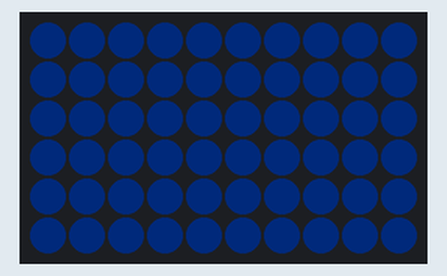
Recording of a sketch running on a simulated Arduino Uno, built with avr-gcc and run on an emulated ATmega328P. Shown: 10×6 RGB LED matrix (first LED top left, wired row by row). Dim RGB values are drawn brighter than linear.

Above: at 0.09 s.
At 37.95 s:
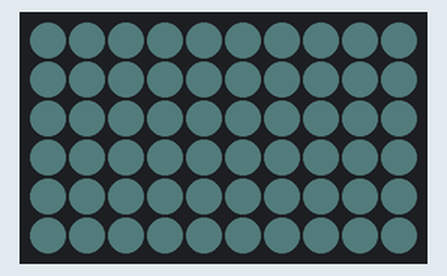

The sketch:

neomatrix.ino
```cpp
#include <Adafruit_GFX.h>
#include <Adafruit_NeoMatrix.h>
#include <Adafruit_NeoPixel.h>
#ifndef PSTR
 #define PSTR // Make Arduino Due happy
#endif

#define PIN 6
#define WIDTH 10
#define HEIGHT 6
#define DELAY 30

// Example for NeoPixel Shield.  In this application we'd like to use it
// as a 5x8 tall matrix, with the USB port positioned at the top of the
// Arduino.  When held that way, the first pixel is at the top right, and
// lines are arranged in columns, progressive order.  The shield uses
// 800 KHz (v2) pixels that expect GRB color data.
Adafruit_NeoMatrix matrix = Adafruit_NeoMatrix(
  10, // width of NeoPixel matrix
  6,  // height of matrix
  PIN,
  /* matrix layout flags (see readme.md section neomatrix library for more explanations) */
  NEO_MATRIX_TOP  + NEO_MATRIX_RIGHT +
  NEO_MATRIX_ROWS + NEO_MATRIX_ZIGZAG,
  /* pixel type flags (see readme.md for neomatrix library more explanations) */
  NEO_GRB         + NEO_KHZ800
);

const uint16_t colors[] = { matrix.Color(255, 0, 0), matrix.Color(0, 255, 0), matrix.Color(0, 0, 255) };

void drawArrow(int x, int y, uint16_t color){
  matrix.drawLine(x  , y+3, x+4, y+3, color);
  matrix.drawLine(x+7, y+3, x+4, y  , color);
  matrix.drawLine(x+7, y+3, x+4, y+6, color);
}
void animationArrow(){
  for(int j=-2 ; j<HEIGHT-4 ; j++)
    for(int i=-WIDTH ; i<WIDTH ; i++){
      matrix.fillScreen(matrix.Color(21, 28, 47));
      drawArrow(i, j, matrix.Color(154, 205, 50));
      matrix.show();
      delay(50);
    }
  for(int j=-2 ; j<HEIGHT-4 ; j++)
    for(int i=-WIDTH ; i<WIDTH ; i++){
      matrix.fillScreen(matrix.Color(0,0,0));
      drawArrow(i, j, matrix.Color(25, 209, 233));
      matrix.show();
      delay(50);
    }
  for(int j=-2 ; j<HEIGHT-4 ; j++)
    for(int i=-WIDTH ; i<WIDTH ; i++){
      matrix.fillScreen(matrix.Color(36, 41, 46));
      drawArrow(i, j, matrix.Color(241, 200, 224));
      matrix.show();
      delay(50);
    }
}

void animationSpin(){
  for(int k=0 ; k<15 ; k++){
    for(int j=1 ; j<HEIGHT ; j++){
      matrix.fillScreen(0);
      matrix.drawLine(0, j, WIDTH-1, HEIGHT-1-j, colors[0]);
      matrix.show();
      delay(DELAY);
    }
    for(int i=1 ; i<WIDTH ; i++){
      matrix.fillScreen(0);
      matrix.drawLine(i, HEIGHT-1, WIDTH-1-i, 0, colors[1]);
      matrix.show();
      delay(DELAY);
    }
  }
}

void animationCircle(){
  for(int i=0 ; i<WIDTH/2 ; i++){
    matrix.fillScreen(0);
    matrix.drawCircle(WIDTH/2,HEIGHT/2,i,matrix.Color(241, 200, 224));
    matrix.show();
    delay(DELAY);
  }
}

void setup() {
  matrix.begin();
}

void loop() {
  animationArrow();
  animationSpin();
  animationCircle();
}
```
